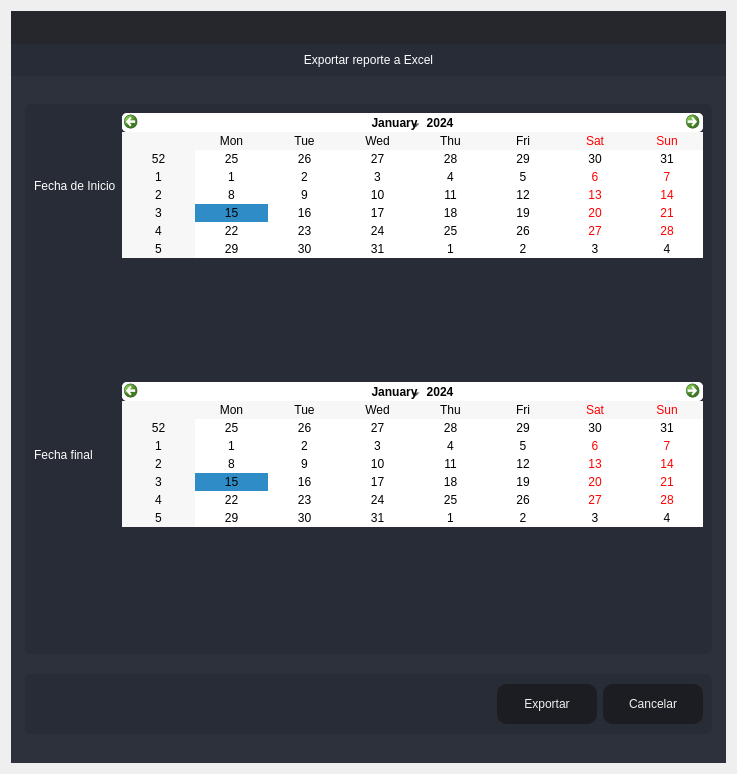
<?xml version="1.0" encoding="UTF-8"?>
<ui version="4.0">
 <class>Destare</class>
 <widget class="QDialog" name="Destare">
  <property name="windowModality">
   <enum>Qt::ApplicationModal</enum>
  </property>
  <property name="geometry">
   <rect>
    <x>0</x>
    <y>0</y>
    <width>737</width>
    <height>774</height>
   </rect>
  </property>
  <property name="minimumSize">
   <size>
    <width>737</width>
    <height>774</height>
   </size>
  </property>
  <property name="maximumSize">
   <size>
    <width>737</width>
    <height>774</height>
   </size>
  </property>
  <property name="windowTitle">
   <string>Reporte a Excel</string>
  </property>
  <property name="windowIcon">
   <iconset resource="files.qrc">
    <normaloff>:/16x16/icons/16x16/logo.png</normaloff>:/16x16/icons/16x16/logo.png</iconset>
  </property>
  <layout class="QVBoxLayout" name="verticalLayout_6">
   <item>
    <widget class="QFrame" name="frame_main">
     <property name="styleSheet">
      <string notr="true">/* LINE EDIT */
QLineEdit {
	background-color: rgb(27, 29, 35);
	border-radius: 5px;
	border: 2px solid rgb(27, 29, 35);
	padding-left: 10px;
}
QLineEdit:hover {
	border: 2px solid rgb(64, 71, 88);
}
QLineEdit:focus {
	border: 2px solid rgb(91, 101, 124);
}

/* SCROLL BARS */
QScrollBar:horizontal {
    border: none;
    background: rgb(52, 59, 72);
    height: 14px;
    margin: 0px 21px 0 21px;
	border-radius: 0px;
}
QScrollBar::handle:horizontal {
    background: rgb(85, 170, 255);
    min-width: 25px;
	border-radius: 7px
}
QScrollBar::add-line:horizontal {
    border: none;
    background: rgb(55, 63, 77);
    width: 20px;
	border-top-right-radius: 7px;
    border-bottom-right-radius: 7px;
    subcontrol-position: right;
    subcontrol-origin: margin;
}
QScrollBar::sub-line:horizontal {
    border: none;
    background: rgb(55, 63, 77);
    width: 20px;
	border-top-left-radius: 7px;
    border-bottom-left-radius: 7px;
    subcontrol-position: left;
    subcontrol-origin: margin;
}
QScrollBar::up-arrow:horizontal, QScrollBar::down-arrow:horizontal
{
     background: none;
}
QScrollBar::add-page:horizontal, QScrollBar::sub-page:horizontal
{
     background: none;
}
 QScrollBar:vertical {
	border: none;
    background: rgb(52, 59, 72);
    width: 14px;
    margin: 21px 0 21px 0;
	border-radius: 0px;
 }
 QScrollBar::handle:vertical {	
	background: rgb(85, 170, 255);
    min-height: 25px;
	border-radius: 7px
 }
 QScrollBar::add-line:vertical {
     border: none;
    background: rgb(55, 63, 77);
     height: 20px;
	border-bottom-left-radius: 7px;
    border-bottom-right-radius: 7px;
     subcontrol-position: bottom;
     subcontrol-origin: margin;
 }
 QScrollBar::sub-line:vertical {
	border: none;
    background: rgb(55, 63, 77);
     height: 20px;
	border-top-left-radius: 7px;
    border-top-right-radius: 7px;
     subcontrol-position: top;
     subcontrol-origin: margin;
 }
 QScrollBar::up-arrow:vertical, QScrollBar::down-arrow:vertical {
     background: none;
 }

 QScrollBar::add-page:vertical, QScrollBar::sub-page:vertical {
     background: none;
 }

/* CHECKBOX */
QCheckBox::indicator {
    border: 3px solid rgb(52, 59, 72);
	width: 15px;
	height: 15px;
	border-radius: 10px;
    background: rgb(44, 49, 60);
}
QCheckBox::indicator:hover {
    border: 3px solid rgb(58, 66, 81);
}
QCheckBox::indicator:checked {
    background: 3px solid rgb(52, 59, 72);
	border: 3px solid rgb(52, 59, 72);	
	background-image: url(:/16x16/icons/16x16/cil-check-alt.png);
}

/* RADIO BUTTON */
QRadioButton::indicator {
    border: 3px solid rgb(52, 59, 72);
	width: 15px;
	height: 15px;
	border-radius: 10px;
    background: rgb(44, 49, 60);
}
QRadioButton::indicator:hover {
    border: 3px solid rgb(58, 66, 81);
}
QRadioButton::indicator:checked {
    background: 3px solid rgb(94, 106, 130);
	border: 3px solid rgb(52, 59, 72);	
}

/* COMBOBOX */
QComboBox{
	background-color: rgb(27, 29, 35);
	border-radius: 5px;
	border: 2px solid rgb(27, 29, 35);
	padding: 5px;
	padding-left: 10px;
}
QComboBox:hover{
	border: 2px solid rgb(64, 71, 88);
}
QComboBox::drop-down {
	subcontrol-origin: padding;
	subcontrol-position: top right;
	width: 25px; 
	border-left-width: 3px;
	border-left-color: rgba(39, 44, 54, 150);
	border-left-style: solid;
	border-top-right-radius: 3px;
	border-bottom-right-radius: 3px;	
	background-image: url(:/16x16/icons/16x16/cil-arrow-bottom.png);
	background-position: center;
	background-repeat: no-reperat;
 }
QComboBox QAbstractItemView {
	color: rgb(85, 170, 255);	
	background-color: rgb(27, 29, 35);
	padding: 10px;
	selection-background-color: rgb(39, 44, 54);
}

/* SLIDERS */
QSlider::groove:horizontal {
    border-radius: 9px;
    height: 18px;
	margin: 0px;
	background-color: rgb(52, 59, 72);
}
QSlider::groove:horizontal:hover {
	background-color: rgb(55, 62, 76);
}
QSlider::handle:horizontal {
    background-color: rgb(85, 170, 255);
    border: none;
    height: 18px;
    width: 18px;
    margin: 0px;
	border-radius: 9px;
}
QSlider::handle:horizontal:hover {
    background-color: rgb(105, 180, 255);
}
QSlider::handle:horizontal:pressed {
    background-color: rgb(65, 130, 195);
}

QSlider::groove:vertical {
    border-radius: 9px;
    width: 18px;
    margin: 0px;
	background-color: rgb(52, 59, 72);
}
QSlider::groove:vertical:hover {
	background-color: rgb(55, 62, 76);
}
QSlider::handle:vertical {
    background-color: rgb(85, 170, 255);
	border: none;
    height: 18px;
    width: 18px;
    margin: 0px;
	border-radius: 9px;
}
QSlider::handle:vertical:hover {
    background-color: rgb(105, 180, 255);
}
QSlider::handle:vertical:pressed {
    background-color: rgb(65, 130, 195);
}

</string>
     </property>
     <property name="frameShape">
      <enum>QFrame::NoFrame</enum>
     </property>
     <property name="frameShadow">
      <enum>QFrame::Raised</enum>
     </property>
     <layout class="QVBoxLayout" name="verticalLayout">
      <property name="spacing">
       <number>0</number>
      </property>
      <property name="leftMargin">
       <number>0</number>
      </property>
      <property name="topMargin">
       <number>0</number>
      </property>
      <property name="rightMargin">
       <number>0</number>
      </property>
      <property name="bottomMargin">
       <number>0</number>
      </property>
      <item>
       <widget class="QFrame" name="frame_top">
        <property name="minimumSize">
         <size>
          <width>0</width>
          <height>65</height>
         </size>
        </property>
        <property name="maximumSize">
         <size>
          <width>16777215</width>
          <height>65</height>
         </size>
        </property>
        <property name="styleSheet">
         <string notr="true">background-color: transparent;</string>
        </property>
        <property name="frameShape">
         <enum>QFrame::NoFrame</enum>
        </property>
        <property name="frameShadow">
         <enum>QFrame::Raised</enum>
        </property>
        <layout class="QHBoxLayout" name="horizontalLayout_3">
         <property name="spacing">
          <number>0</number>
         </property>
         <property name="leftMargin">
          <number>0</number>
         </property>
         <property name="topMargin">
          <number>0</number>
         </property>
         <property name="rightMargin">
          <number>0</number>
         </property>
         <property name="bottomMargin">
          <number>0</number>
         </property>
         <item>
          <widget class="QFrame" name="frame_toggle">
           <property name="maximumSize">
            <size>
             <width>70</width>
             <height>16777215</height>
            </size>
           </property>
           <property name="styleSheet">
            <string notr="true">background-color: rgb(27, 29, 35);</string>
           </property>
           <property name="frameShape">
            <enum>QFrame::NoFrame</enum>
           </property>
           <property name="frameShadow">
            <enum>QFrame::Raised</enum>
           </property>
           <layout class="QVBoxLayout" name="verticalLayout_3">
            <property name="spacing">
             <number>0</number>
            </property>
            <property name="leftMargin">
             <number>0</number>
            </property>
            <property name="topMargin">
             <number>0</number>
            </property>
            <property name="rightMargin">
             <number>0</number>
            </property>
            <property name="bottomMargin">
             <number>0</number>
            </property>
           </layout>
          </widget>
         </item>
         <item>
          <widget class="QFrame" name="frame_top_right">
           <property name="styleSheet">
            <string notr="true">background: transparent;</string>
           </property>
           <property name="frameShape">
            <enum>QFrame::NoFrame</enum>
           </property>
           <property name="frameShadow">
            <enum>QFrame::Raised</enum>
           </property>
           <layout class="QVBoxLayout" name="verticalLayout_2">
            <property name="spacing">
             <number>0</number>
            </property>
            <property name="leftMargin">
             <number>0</number>
            </property>
            <property name="topMargin">
             <number>0</number>
            </property>
            <property name="rightMargin">
             <number>0</number>
            </property>
            <property name="bottomMargin">
             <number>0</number>
            </property>
            <item>
             <widget class="QFrame" name="frame_top_btns">
              <property name="maximumSize">
               <size>
                <width>16777215</width>
                <height>42</height>
               </size>
              </property>
              <property name="styleSheet">
               <string notr="true">background-color: rgba(27, 29, 35, 200)</string>
              </property>
              <property name="frameShape">
               <enum>QFrame::NoFrame</enum>
              </property>
              <property name="frameShadow">
               <enum>QFrame::Raised</enum>
              </property>
              <layout class="QHBoxLayout" name="horizontalLayout_4">
               <property name="spacing">
                <number>0</number>
               </property>
               <property name="leftMargin">
                <number>0</number>
               </property>
               <property name="topMargin">
                <number>0</number>
               </property>
               <property name="rightMargin">
                <number>0</number>
               </property>
               <property name="bottomMargin">
                <number>0</number>
               </property>
               <item>
                <widget class="QFrame" name="frame_label_top_btns">
                 <property name="sizePolicy">
                  <sizepolicy hsizetype="Expanding" vsizetype="Preferred">
                   <horstretch>0</horstretch>
                   <verstretch>0</verstretch>
                  </sizepolicy>
                 </property>
                 <property name="frameShape">
                  <enum>QFrame::NoFrame</enum>
                 </property>
                 <property name="frameShadow">
                  <enum>QFrame::Raised</enum>
                 </property>
                 <layout class="QHBoxLayout" name="horizontalLayout_10">
                  <property name="spacing">
                   <number>0</number>
                  </property>
                  <property name="leftMargin">
                   <number>5</number>
                  </property>
                  <property name="topMargin">
                   <number>0</number>
                  </property>
                  <property name="rightMargin">
                   <number>10</number>
                  </property>
                  <property name="bottomMargin">
                   <number>0</number>
                  </property>
                 </layout>
                </widget>
               </item>
               <item alignment="Qt::AlignRight">
                <widget class="QFrame" name="frame_btns_right">
                 <property name="sizePolicy">
                  <sizepolicy hsizetype="Expanding" vsizetype="Preferred">
                   <horstretch>0</horstretch>
                   <verstretch>0</verstretch>
                  </sizepolicy>
                 </property>
                 <property name="maximumSize">
                  <size>
                   <width>120</width>
                   <height>16777215</height>
                  </size>
                 </property>
                 <property name="frameShape">
                  <enum>QFrame::NoFrame</enum>
                 </property>
                 <property name="frameShadow">
                  <enum>QFrame::Raised</enum>
                 </property>
                 <layout class="QHBoxLayout" name="horizontalLayout_5">
                  <property name="spacing">
                   <number>0</number>
                  </property>
                  <property name="leftMargin">
                   <number>0</number>
                  </property>
                  <property name="topMargin">
                   <number>0</number>
                  </property>
                  <property name="rightMargin">
                   <number>0</number>
                  </property>
                  <property name="bottomMargin">
                   <number>0</number>
                  </property>
                 </layout>
                </widget>
               </item>
              </layout>
             </widget>
            </item>
            <item>
             <widget class="QFrame" name="frame_top_info">
              <property name="maximumSize">
               <size>
                <width>16777215</width>
                <height>65</height>
               </size>
              </property>
              <property name="styleSheet">
               <string notr="true">background-color: rgb(39, 44, 54);</string>
              </property>
              <property name="frameShape">
               <enum>QFrame::NoFrame</enum>
              </property>
              <property name="frameShadow">
               <enum>QFrame::Raised</enum>
              </property>
              <layout class="QHBoxLayout" name="horizontalLayout_8">
               <property name="spacing">
                <number>0</number>
               </property>
               <property name="leftMargin">
                <number>10</number>
               </property>
               <property name="topMargin">
                <number>0</number>
               </property>
               <property name="rightMargin">
                <number>10</number>
               </property>
               <property name="bottomMargin">
                <number>0</number>
               </property>
               <item>
                <widget class="QLabel" name="label">
                 <property name="styleSheet">
                  <string notr="true">font: 75 16pt &quot;MS Shell Dlg 2&quot;;
color: rgb(255, 255, 255);</string>
                 </property>
                 <property name="text">
                  <string>Exportar reporte a Excel</string>
                 </property>
                 <property name="alignment">
                  <set>Qt::AlignCenter</set>
                 </property>
                </widget>
               </item>
              </layout>
             </widget>
            </item>
           </layout>
          </widget>
         </item>
        </layout>
       </widget>
      </item>
      <item>
       <widget class="QFrame" name="frame_center">
        <property name="sizePolicy">
         <sizepolicy hsizetype="Expanding" vsizetype="Expanding">
          <horstretch>0</horstretch>
          <verstretch>0</verstretch>
         </sizepolicy>
        </property>
        <property name="styleSheet">
         <string notr="true">background-color: rgb(40, 44, 52);</string>
        </property>
        <property name="frameShape">
         <enum>QFrame::NoFrame</enum>
        </property>
        <property name="frameShadow">
         <enum>QFrame::Raised</enum>
        </property>
        <layout class="QHBoxLayout" name="horizontalLayout_2">
         <property name="spacing">
          <number>0</number>
         </property>
         <property name="leftMargin">
          <number>0</number>
         </property>
         <property name="topMargin">
          <number>0</number>
         </property>
         <property name="rightMargin">
          <number>0</number>
         </property>
         <property name="bottomMargin">
          <number>0</number>
         </property>
         <item>
          <widget class="QFrame" name="frame_content_right">
           <property name="styleSheet">
            <string notr="true">background-color: rgb(44, 49, 60);</string>
           </property>
           <property name="frameShape">
            <enum>QFrame::NoFrame</enum>
           </property>
           <property name="frameShadow">
            <enum>QFrame::Raised</enum>
           </property>
           <layout class="QVBoxLayout" name="verticalLayout_4">
            <property name="spacing">
             <number>0</number>
            </property>
            <property name="leftMargin">
             <number>0</number>
            </property>
            <property name="topMargin">
             <number>0</number>
            </property>
            <property name="rightMargin">
             <number>0</number>
            </property>
            <property name="bottomMargin">
             <number>0</number>
            </property>
            <item>
             <widget class="QFrame" name="frame_content">
              <property name="frameShape">
               <enum>QFrame::NoFrame</enum>
              </property>
              <property name="frameShadow">
               <enum>QFrame::Raised</enum>
              </property>
              <layout class="QVBoxLayout" name="verticalLayout_9">
               <property name="spacing">
                <number>0</number>
               </property>
               <property name="leftMargin">
                <number>5</number>
               </property>
               <property name="topMargin">
                <number>5</number>
               </property>
               <property name="rightMargin">
                <number>5</number>
               </property>
               <property name="bottomMargin">
                <number>5</number>
               </property>
               <item>
                <widget class="QStackedWidget" name="stackedWidget">
                 <property name="styleSheet">
                  <string notr="true">background: transparent;</string>
                 </property>
                 <property name="currentIndex">
                  <number>0</number>
                 </property>
                 <widget class="QWidget" name="page_home">
                  <layout class="QVBoxLayout" name="verticalLayout_10">
                   <item>
                    <widget class="QFrame" name="frame">
                     <property name="minimumSize">
                      <size>
                       <width>0</width>
                       <height>300</height>
                      </size>
                     </property>
                     <property name="maximumSize">
                      <size>
                       <width>16777215</width>
                       <height>550</height>
                      </size>
                     </property>
                     <property name="styleSheet">
                      <string notr="true">background-color: rgb(39, 44, 54);
border-radius: 5px;</string>
                     </property>
                     <property name="frameShape">
                      <enum>QFrame::StyledPanel</enum>
                     </property>
                     <property name="frameShadow">
                      <enum>QFrame::Raised</enum>
                     </property>
                     <layout class="QHBoxLayout" name="horizontalLayout_6">
                      <item>
                       <layout class="QGridLayout" name="gridLayout_2">
                        <item row="0" column="0">
                         <widget class="QLabel" name="label_2">
                          <property name="styleSheet">
                           <string notr="true">color: rgb(255, 255, 255);
font: 75 12pt &quot;MS Shell Dlg 2&quot;;</string>
                          </property>
                          <property name="text">
                           <string>Fecha de Inicio</string>
                          </property>
                         </widget>
                        </item>
                        <item row="2" column="1">
                         <widget class="QCalendarWidget" name="calendar2">
                          <property name="styleSheet">
                           <string notr="true">background-color: rgb(255, 255, 255);
selection-color: rgb(0, 0, 0);
color: rgb(0, 0, 0);
font: 75 12pt &quot;MS Shell Dlg 2&quot;;</string>
                          </property>
                         </widget>
                        </item>
                        <item row="2" column="0">
                         <widget class="QLabel" name="label_4">
                          <property name="styleSheet">
                           <string notr="true">color: rgb(255, 255, 255);
font: 75 12pt &quot;MS Shell Dlg 2&quot;;</string>
                          </property>
                          <property name="text">
                           <string>Fecha final</string>
                          </property>
                         </widget>
                        </item>
                        <item row="1" column="1">
                         <spacer name="verticalSpacer">
                          <property name="orientation">
                           <enum>Qt::Vertical</enum>
                          </property>
                          <property name="sizeHint" stdset="0">
                           <size>
                            <width>20</width>
                            <height>40</height>
                           </size>
                          </property>
                         </spacer>
                        </item>
                        <item row="0" column="1">
                         <widget class="QCalendarWidget" name="calendar1">
                          <property name="styleSheet">
                           <string notr="true">background-color: rgb(255, 255, 255);
selection-color: rgb(0, 0, 0);
color: rgb(0, 0, 0);
font: 75 12pt &quot;MS Shell Dlg 2&quot;;</string>
                          </property>
                         </widget>
                        </item>
                        <item row="3" column="1">
                         <spacer name="verticalSpacer_2">
                          <property name="orientation">
                           <enum>Qt::Vertical</enum>
                          </property>
                          <property name="sizeHint" stdset="0">
                           <size>
                            <width>20</width>
                            <height>40</height>
                           </size>
                          </property>
                         </spacer>
                        </item>
                       </layout>
                      </item>
                     </layout>
                    </widget>
                   </item>
                   <item>
                    <widget class="QFrame" name="frame_2">
                     <property name="minimumSize">
                      <size>
                       <width>0</width>
                       <height>60</height>
                      </size>
                     </property>
                     <property name="maximumSize">
                      <size>
                       <width>16777215</width>
                       <height>60</height>
                      </size>
                     </property>
                     <property name="styleSheet">
                      <string notr="true">background-color: rgb(39, 44, 54);
border-radius: 5px;</string>
                     </property>
                     <property name="frameShape">
                      <enum>QFrame::StyledPanel</enum>
                     </property>
                     <property name="frameShadow">
                      <enum>QFrame::Raised</enum>
                     </property>
                     <layout class="QHBoxLayout" name="horizontalLayout_9">
                      <item>
                       <layout class="QGridLayout" name="gridLayout">
                        <item row="0" column="0">
                         <spacer name="horizontalSpacer">
                          <property name="orientation">
                           <enum>Qt::Horizontal</enum>
                          </property>
                          <property name="sizeHint" stdset="0">
                           <size>
                            <width>40</width>
                            <height>20</height>
                           </size>
                          </property>
                         </spacer>
                        </item>
                        <item row="0" column="1">
                         <widget class="QPushButton" name="btn_exportar">
                          <property name="minimumSize">
                           <size>
                            <width>100</width>
                            <height>40</height>
                           </size>
                          </property>
                          <property name="styleSheet">
                           <string notr="true">QPushButton {
	border-color: rgb(27, 29, 35);
	font: 75 10pt &quot;MS Shell Dlg 2&quot;;
	color: rgb(240, 240, 240);
	background-color: rgb(27, 29, 35);
	border: 0px solid;
	border-radius: 10px;	
}
QPushButton:hover {
	background-color:rgb(44, 49, 60);
	border-color: rgb(27, 29, 35);
	border: 2px solid;
}</string>
                          </property>
                          <property name="text">
                           <string>Exportar</string>
                          </property>
                         </widget>
                        </item>
                        <item row="0" column="2">
                         <widget class="QPushButton" name="btnCancelar">
                          <property name="minimumSize">
                           <size>
                            <width>100</width>
                            <height>40</height>
                           </size>
                          </property>
                          <property name="styleSheet">
                           <string notr="true">QPushButton {
	border-color: rgb(27, 29, 35);
	font: 75 10pt &quot;MS Shell Dlg 2&quot;;
	color: rgb(240, 240, 240);
	background-color: rgb(27, 29, 35);
	border: 0px solid;
	border-radius: 10px;	
}
QPushButton:hover {
	background-color:rgb(44, 49, 60);
	border-color: rgb(27, 29, 35);
	border: 2px solid;
}</string>
                          </property>
                          <property name="text">
                           <string>Cancelar</string>
                          </property>
                         </widget>
                        </item>
                       </layout>
                      </item>
                     </layout>
                    </widget>
                   </item>
                  </layout>
                 </widget>
                </widget>
               </item>
              </layout>
             </widget>
            </item>
           </layout>
          </widget>
         </item>
        </layout>
       </widget>
      </item>
     </layout>
    </widget>
   </item>
  </layout>
 </widget>
 <resources>
  <include location="files.qrc"/>
 </resources>
 <connections/>
</ui>
